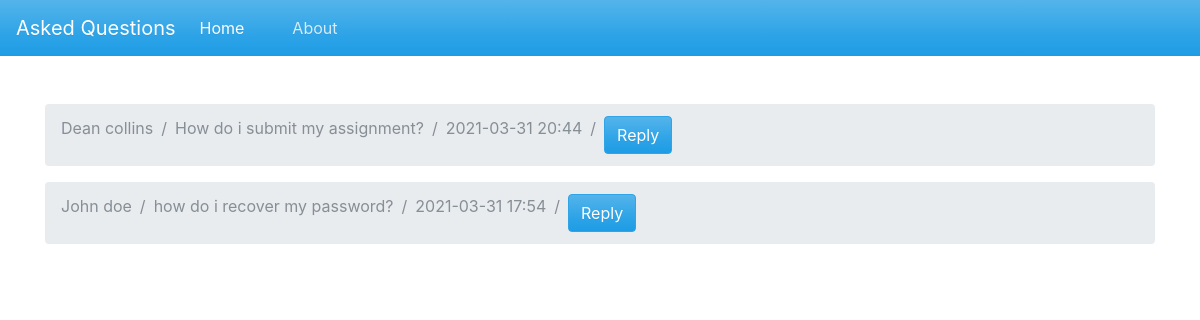
/admin/pages/questions/index.php, run on the app's committed database.
### tables this page shows
CREATE TABLE `questions` (
  `id` int(255) NOT NULL,
  `username` varchar(255) NOT NULL,
  `user_email` varchar(255) NOT NULL,
  `qtn` varchar(255) NOT NULL,
  `time` timestamp(6) NOT NULL DEFAULT current_timestamp(6) ON UPDATE current_timestamp(6)
);

### admin/pages/questions/index.php (the view, shortened to what this page needs)
<?php
    require '../../config.php';
    $query = "SELECT * FROM questions ORDER BY id desc";
    $result = mysqli_query($conn,$query);
    $questions = mysqli_fetch_all($result,MYSQLI_ASSOC);
?>
<!DOCTYPE html>
<html lang="en">
<head>
    <link rel="stylesheet" href="../../../css/bootstrap.min.css">
</head>
<body>
<nav class="navbar navbar-expand-lg navbar-dark bg-primary">
  <a class="navbar-brand" href="#">Asked Questions</a>
  <div class="collapse navbar-collapse" id="navbarColor01">
    <ul class="navbar-nav mr-auto">
      <li class="nav-item active">
        <a class="nav-link" href="#">Home
        </a>
      </li>
      <li class="nav-item">
        <a class="nav-link" href="#"></a>
      </li>
      <li class="nav-item">
        <a class="nav-link" href="#"></a>
      </li>
      <li class="nav-item">
        <a class="nav-link" href="#">About</a>
      </li>
    </ul>
  </div>
</nav>
<div class="container">
<br> <br>
<?php foreach($questions as $question):?>
<ol class="breadcrumb">
  <li class="breadcrumb-item active"><?php echo $question['username']?></li>
  <li class="breadcrumb-item active"><?php echo $question['qtn']?>?</li>
  <li class="breadcrumb-item active"><?php echo substr($question['time'],0,16);?></li>
  <li class="breadcrumb-item active"><a href="mailto:<?php echo $question['user_email']?>" class="btn btn-primary">Reply</a></li>
</ol>
<?php endforeach;?>
</div>
</body>
</html>

### data on the page
questions: username "Dean collins", qtn "How do i submit my assignment", time "2021-03-31 20:44"
questions: username "John doe", qtn "how do i recover my password", time "2021-03-31 17:54"
